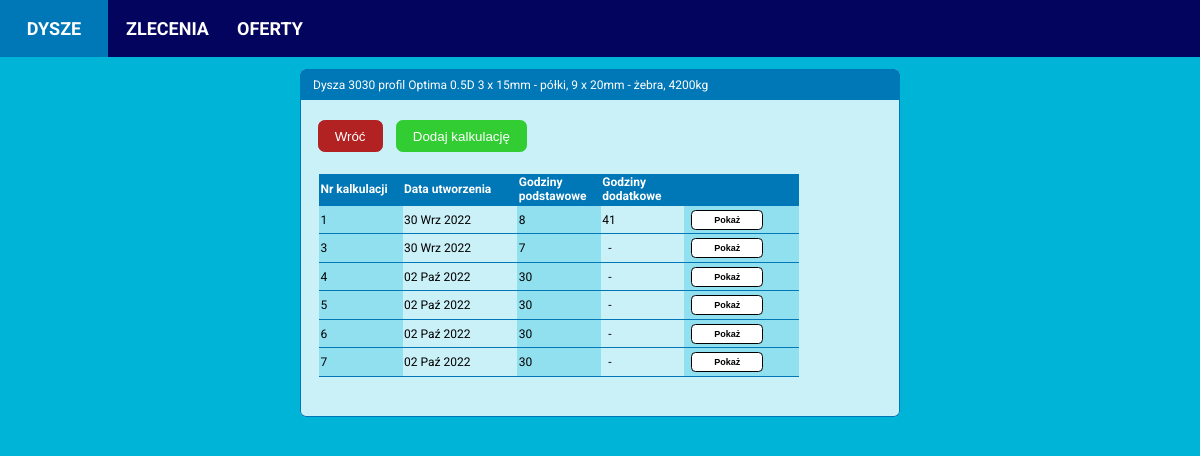
The app's page /nozzle/1/calculations, older data.
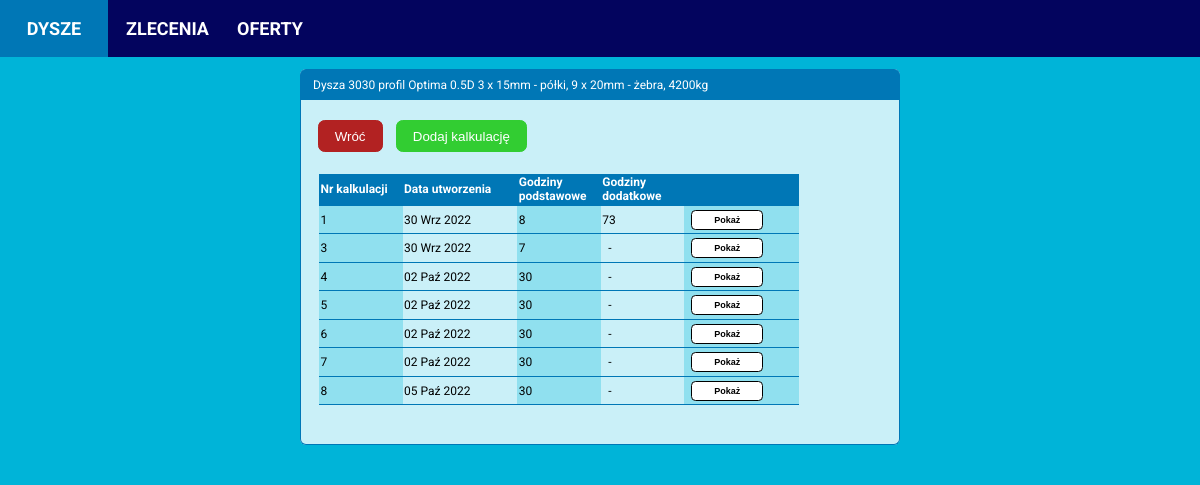
The same page, newer data.
### calculator/models.py (models this page shows, shortened)
class NozzleCalculation(models.Model):
    nozzle = models.ForeignKey(Nozzle, on_delete=models.CASCADE)
    date_created = models.DateTimeField(auto_now_add=True)
    assembly_hours = models.PositiveIntegerField(default=0, blank=True, null=True)
    welding_hours = models.PositiveIntegerField(default=0, blank=True, null=True)
    spinning_hours = models.PositiveIntegerField(default=0, blank=True, null=True)
    small_machining_hours = models.PositiveIntegerField(default=0, blank=True, null=True)
    medium_machining_hours = models.PositiveIntegerField(default=0, blank=True, null=True)
    tos_machining_hours = models.PositiveIntegerField(default=0, blank=True, null=True)
    cutting_plates_hours = models.PositiveIntegerField(default=0, blank=True, null=True)
    bending_hours = models.PositiveIntegerField(default=0, blank=True, null=True)
    rolling_profiles_hours = models.PositiveIntegerField(default=0, blank=True, null=True)
    comment = models.TextField(default='', blank=True, null=True)
    diameter = models.PositiveIntegerField(null=False, blank=False)
    profile = models.CharField(max_length=32, null=False, blank=False)
    drawing_number = models.CharField(max_length=32, blank=True)
    profile_height = models.PositiveIntegerField(null=False, blank=False)
    inner_ring_type = models.CharField(max_length=32, null=False, blank=False)
    inner_ring_thickness_propeller_zone = models.PositiveIntegerField(null=False, blank=False)
    inner_ring_thickness_inlet_zone = models.PositiveIntegerField(null=False, blank=False)
    inner_ring_thickness_outlet_zone = models.PositiveIntegerField(null=False, blank=False)
    ribs_quantity = models.PositiveIntegerField(null=False, blank=False)
    ribs_thickness = models.PositiveIntegerField(null=False, blank=False)
    segments_quantity = models.PositiveIntegerField(null=False, blank=False)
    segments_thickness = models.PositiveIntegerField(null=False, blank=False)
    has_headbox = models.BooleanField(null=False, blank=False)
    has_outlet_ring = models.BooleanField(null=False, blank=False)
    theoretical_weight = models.PositiveIntegerField(blank=True, default=0)
    real_weight = models.PositiveIntegerField(blank=True, default=0)

### calculator/views.py (the view)
# urls.py: path('nozzle/<int:nozzle_id>/calculations', nozzle_calculations_view, name='nozzle_calculations'),
def nozzle_calculations_view(request, nozzle_id):
    nozzle = Nozzle.objects.get(id=nozzle_id)
    ratio = round((nozzle.profile_height / nozzle.diameter), 1)
    calculations = nozzle.nozzlecalculation_set.order_by('date_created').annotate(
        total_additional_hours=Sum(F('additionalnozzlehours__additional_hours_amount'))).annotate(
        total_hours=F('assembly_hours') + F('welding_hours') + F('spinning_hours') + F('small_machining_hours')
            + F('medium_machining_hours') + F('tos_machining_hours') + F('cutting_plates_hours')
            + F('bending_hours') + F('rolling_profiles_hours'))
    template = 'calculator/nozzle_calculations.html'
    context = {'nozzle': nozzle,
               'calculations': calculations,
               'ratio': ratio,
               }
    return render(request, template, context)

### calculator/templates/calculator/nozzle_calculations.html
{% extends 'calculator/base.html' %}
{% block content %}
<div class="content-main">
  <div class="item-box">
    <div class="item-header-box">
      <p>Dysza {{ nozzle.diameter }}
       profil {{ nozzle.profile }}
      {{ ratio }}D {{ type_name }}
      {{ nozzle.segments_quantity}} x {{ nozzle.segments_thickness}}mm - półki,
      {{ nozzle.ribs_quantity}} x {{ nozzle.ribs_thickness}}mm - żebra,
      {{ nozzle.theoretical_weight }}kg</p>
    </div>
    <div class="item-details">
      <div class="button-box">
        <a href="{% url 'calculator:nozzle_details' nozzle.id %}"><button class="cancel-btn">Wróć</button></a>
        <a href="{% url 'calculator:add_nozzle_calculation' nozzle_id=nozzle.id %}"><button class="add-btn">Dodaj kalkulację</button></a>
      </div>
      <div class="item-details-table">
        <table>
          <thead>
            <tr>
              <th style="width: 6em;">Nr kalkulacji</th>
              <th>Data utworzenia</th>
              <th style="width: 6em;">Godziny podstawowe</th>
              <th style="width: 6em;">Godziny dodatkowe</th>
              <th></th>
            </tr>
          </thead>
          {% for calculation in calculations%}
          <tr>
            <td>{{ calculation.id }}</td>
            {% load i18n %}
            {% language 'pl' %}
            <td>{{ calculation.date_created|date:"d M Y" }}</td>
            {% endlanguage %}
            <td>{{ calculation.total_hours }}</td>
            {% if calculation.total_additional_hours %}
              <td>{{ calculation.total_additional_hours }}</td>
            {% else %}
              <td>&nbsp -</td>
            {% endif %}
            <td><a href="{% url 'calculator:nozzle_calculation_details' nozzle_id=nozzle.id calculation_id=calculation.id %}">
              <button class="show-btn">Pokaż</button></a></td>
          </tr>
          {% endfor %}
        </table>
      </div>
    </div>
  </div>
</div>
{% endblock content %}

Row changes from the older to the newer data that the page shows:
computed for NozzleCalculation id 1: total_additional_hours "41" → "73"
added NozzleCalculation: id "8", date_created "05 Paź 2022", total_hours "30"
